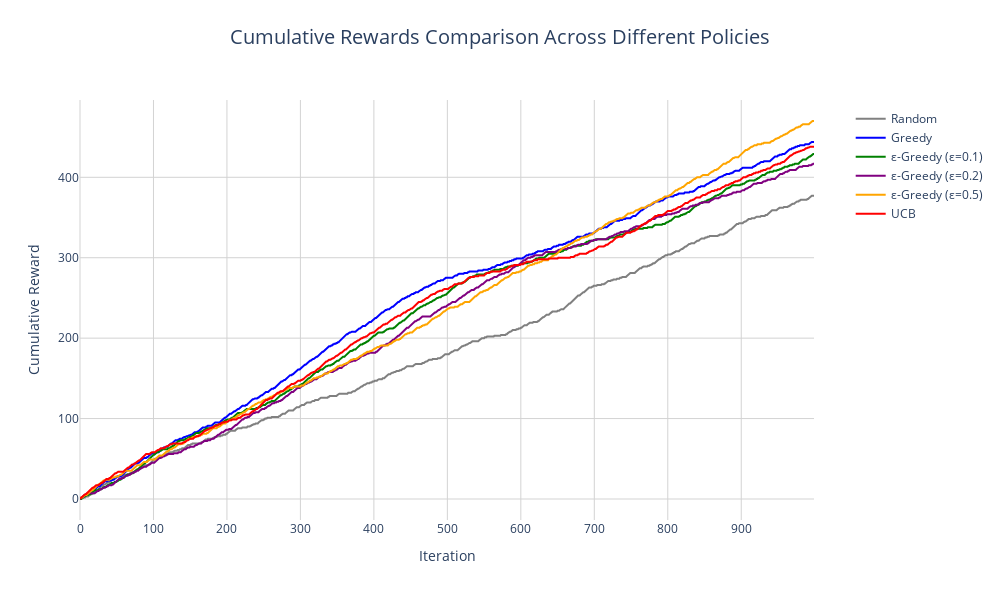

Notebook code cell kept with this figure:
### Code cell
def main():
    """Main execution function"""
    # Initialize recommender with dataset
    data_path = "TrendMovie.csv"  # Update with actual path
    recommender = MovieRecommender(data_path)
    
    # Run simulations and get results
    results = evaluate_policies(recommender, n_iterations=1000)
    
    # Create and display interactive plot
    fig = plot_cumulative_rewards_plotly(results, n_iterations=1000)
    fig.show()
    # Save the plot as an HTML file for interactivity
    fig.write_html("policy_comparison_interactive.html")
    
    # Generate and print analysis
    conclusion = analyze_performance(results)
    print("\nPerformance Analysis:")
    print(conclusion)

if __name__ == "__main__":
    main()

### Figure 1 — Plotly figure (JSON) as saved in the notebook; plotly's stock layout.template omitted (floating-point values rounded to 4 significant figures; data arrays with more than 128 entries replaced by an {"elided": "..."} marker saying what was removed)
{"data": [{"hovertemplate": "Iteration: %{x}<br>Reward: %{y:.0f}<extra></extra>", "line": {"color": "gray", "width": 2}, "name": "Random", "type": "scatter", "x": {"elided": "1000 int values"}, "y": {"elided": "1000 int values"}}, {"hovertemplate": "Iteration: %{x}<br>Reward: %{y:.0f}<extra></extra>", "line": {"color": "blue", "width": 2}, "name": "Greedy", "type": "scatter", "x": {"elided": "1000 int values"}, "y": {"elided": "1000 int values"}}, {"hovertemplate": "Iteration: %{x}<br>Reward: %{y:.0f}<extra></extra>", "line": {"color": "green", "width": 2}, "name": "ε-Greedy (ε=0.1)", "type": "scatter", "x": {"elided": "1000 int values"}, "y": {"elided": "1000 int values"}}, {"hovertemplate": "Iteration: %{x}<br>Reward: %{y:.0f}<extra></extra>", "line": {"color": "purple", "width": 2}, "name": "ε-Greedy (ε=0.2)", "type": "scatter", "x": {"elided": "1000 int values"}, "y": {"elided": "1000 int values"}}, {"hovertemplate": "Iteration: %{x}<br>Reward: %{y:.0f}<extra></extra>", "line": {"color": "orange", "width": 2}, "name": "ε-Greedy (ε=0.5)", "type": "scatter", "x": {"elided": "1000 int values"}, "y": {"elided": "1000 int values"}}, {"hovertemplate": "Iteration: %{x}<br>Reward: %{y:.0f}<extra></extra>", "line": {"color": "red", "width": 2}, "name": "UCB", "type": "scatter", "x": {"elided": "1000 int values"}, "y": {"elided": "1000 int values"}}], "layout": {"height": 600, "hovermode": "x unified", "legend": {"font": {"size": 12}, "x": 1.05, "xanchor": "left", "y": 0.99, "yanchor": "top"}, "margin": {"r": 150}, "plot_bgcolor": "white", "showlegend": true, "title": {"font": {"size": 20}, "text": "Cumulative Rewards Comparison Across Different Policies", "x": 0.5, "xanchor": "center", "y": 0.95, "yanchor": "top"}, "width": 1000, "xaxis": {"gridcolor": "lightgray", "gridwidth": 1, "showgrid": true, "title": {"font": {"size": 14}, "text": "Iteration"}, "zeroline": true, "zerolinecolor": "lightgray", "zerolinewidth": 1}, "yaxis": {"gridcolor": "lightgray", "gridwidth": 1, "showgrid": true, "tickformat": ",.0f", "title": {"font": {"size": 14}, "text": "Cumulative Reward"}, "zeroline": true, "zerolinecolor": "lightgray", "zerolinewidth": 1}}}
